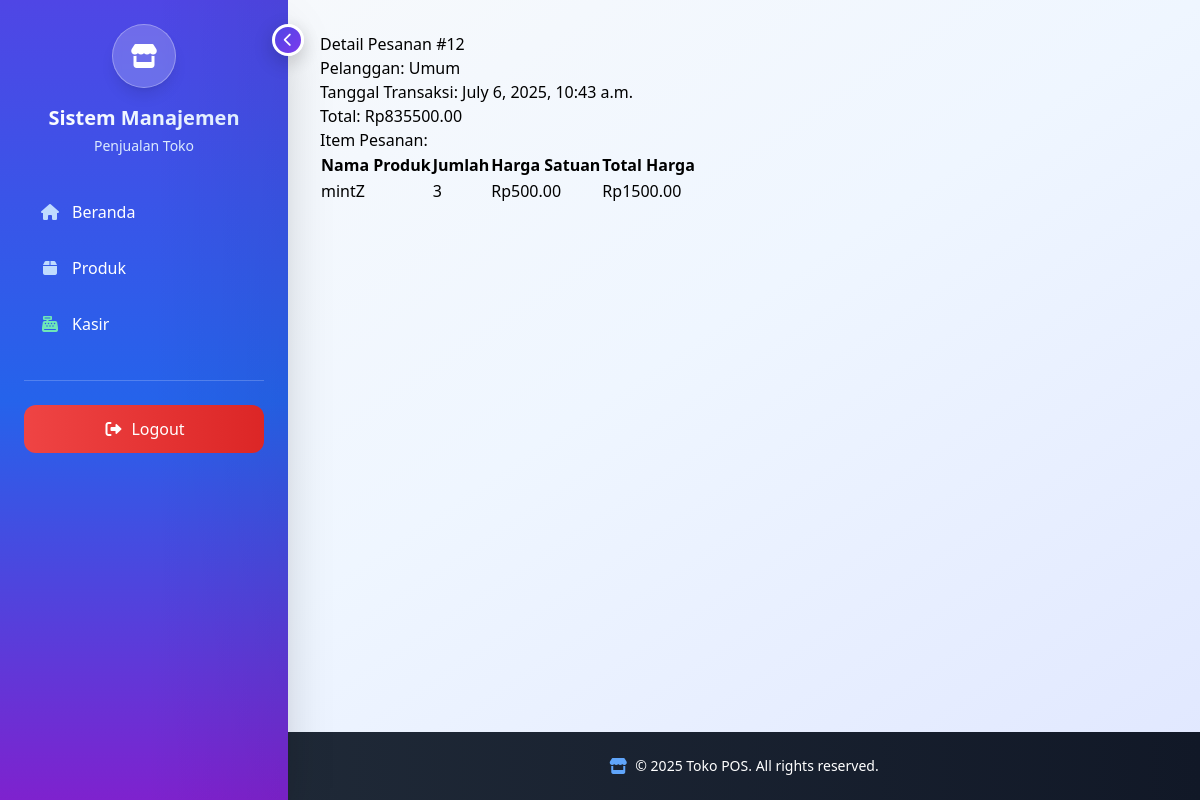
The app's page /pesanan/12/ (signed in) with its own data.
### Toko/models.py (models this page shows, shortened)
class Order(models.Model):
    customer = models.ForeignKey(Customer, on_delete=models.CASCADE, verbose_name=_("Pelanggan"))
    cashier = models.ForeignKey(Cashier, on_delete=models.SET_NULL, null=True, verbose_name=_("Kasir"))
    order_date = models.DateTimeField(auto_now_add=True, verbose_name=_("Tanggal Transaksi"))
    subtotal = models.DecimalField(max_digits=10, decimal_places=2, verbose_name=_("Subtotal"))
    tax = models.DecimalField(max_digits=10, decimal_places=2, default=0, verbose_name=_("Pajak"))
    discount = models.DecimalField(max_digits=10, decimal_places=2, default=0, verbose_name=_("Diskon"))
    total = models.DecimalField(max_digits=10, decimal_places=2, verbose_name=_("Total Bayar"))
    is_paid = models.BooleanField(default=False, verbose_name=_("Sudah Dibayar"))
    created_at = models.DateTimeField(auto_now_add=True)
    class Meta:
        verbose_name = _("Pesanan")
        verbose_name_plural = _("Pesanan")

class Customer(models.Model):
    user = models.OneToOneField(User, on_delete=models.CASCADE, verbose_name=_("Pengguna"))
    phone = models.CharField(max_length=20, verbose_name=_("Nomor Telepon"))
    address = models.TextField(verbose_name=_("Alamat"))
    class Meta:
        verbose_name = _("Pelanggan")
        verbose_name_plural = _("Pelanggan")

class OrderItem(models.Model):
    order = models.ForeignKey(Order, on_delete=models.CASCADE, related_name='items', verbose_name=_("Pesanan"))
    product = models.ForeignKey(Product, on_delete=models.CASCADE, verbose_name=_("Produk"))
    quantity = models.PositiveIntegerField(verbose_name=_("Jumlah"))
    price = models.DecimalField(max_digits=10, decimal_places=2, verbose_name=_("Harga Satuan"))
    class Meta:
        verbose_name = _("Item Pesanan")
        verbose_name_plural = _("Item Pesanan")
    def get_total_price(self):
        return self.quantity * self.price

class Product(models.Model):
    name = models.CharField(max_length=255, verbose_name=_("Nama Produk"))
    barcode = models.CharField(max_length=100, blank=True, null=True, unique=True, verbose_name=_("Barcode"))  # Tambahkan ini
    description = models.TextField(verbose_name=_("Deskripsi"))
    price = models.DecimalField(max_digits=10, decimal_places=2, verbose_name=_("Harga Jual"))
    cost = models.DecimalField(max_digits=10, decimal_places=2, verbose_name=_("Harga Modal"), default=0)
    stock = models.PositiveIntegerField(verbose_name=_("Stok"))
    category = models.ForeignKey(Category, on_delete=models.CASCADE, related_name="products", verbose_name=_("Kategori"))
    supplier = models.ForeignKey(Supplier, on_delete=models.SET_NULL, null=True, blank=True, verbose_name=_("Supplier"))
    image = models.ImageField(upload_to='product_images/', blank=True, null=True, verbose_name=_("Gambar Produk"))
    qr_image = models.ImageField(upload_to='product_qr/', blank=True, null=True, verbose_name=_("QR Code"))
    class Meta:
        verbose_name = _("Produk")
        verbose_name_plural = _("Produk")

### Toko/views.py (the view)
# urls.py: path('pesanan/<int:pk>/', views.OrderDetailView.as_view(), name='order_detail'),
class OrderDetailView(BaseDetailView):
    model = Order
    template_name = 'order_detail.html'
    context_object_name = 'order'

### Toko/templates/order_detail.html
{% extends "sidebar.html" %}
{% block content %}
  <h2>Detail Pesanan #{{ order.id }}</h2>
  <p>Pelanggan: {{ order.customer.user.get_full_name }}</p>
  <p>Tanggal Transaksi: {{ order.order_date }}</p>
  <p>Total: Rp{{ order.total }}</p>
  <h3>Item Pesanan:</h3>
  <table>
    <thead>
      <tr>
        <th>Nama Produk</th>
        <th>Jumlah</th>
        <th>Harga Satuan</th>
        <th>Total Harga</th>
      </tr>
    </thead>
    <tbody>
      {% for item in order.items.all %}
        <tr>
          <td>{{ item.product.name }}</td>
          <td>{{ item.quantity }}</td>
          <td>Rp{{ item.price }}</td>
          <td>Rp{{ item.get_total_price }}</td>
        </tr>
      {% endfor %}
    </tbody>
  </table>
{% endblock %}

### records on screen
Order: id "12", customer.user.get_full_name "Umum", order_date "July 6, 2025, 10:43 a.m.", total "835500.00"
OrderItem: product.name "mintZ", quantity "3", price "500.00", get_total_price "1500.00"
